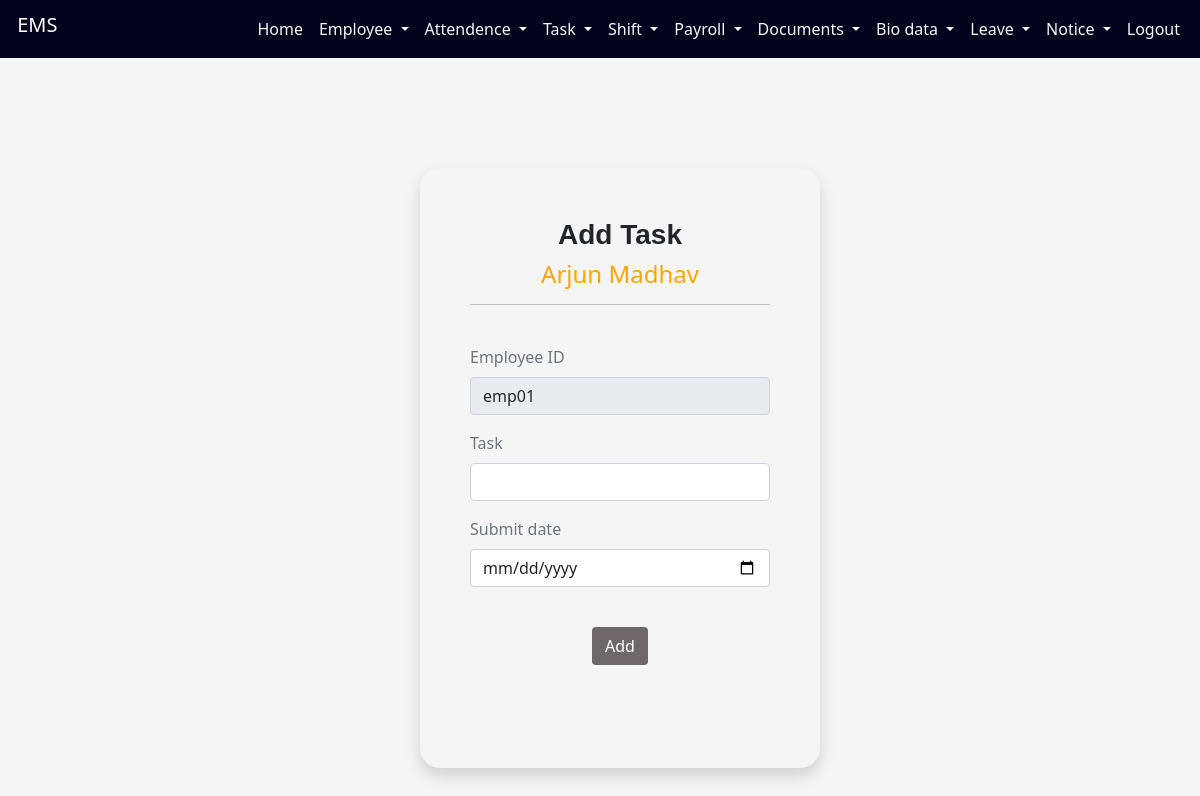
Screenshot of /employeeapp/task/20 with the database file from the repository.
### employeeapp/models.py (models this page shows, shortened)
class employeeaddmodel(models.Model):
    Department=(
        ('Administrative','Administrative'),
        ('Human Resource','Human Resource'),
        ('Operations','Operations'),
        ('Purchasing','Purchasing'),
        ('Sales','Sales'),
        ('Marketing','Marketing'),
        ('Accounting','Accounting'),
        ('Finance','Finance'),
        ('Information Technology','Information Technology')
    )
    Gender=(
        ('Female','Female'),
        ('Male','Male'),
    )
    Status=(
        ('Active','Active'),
        ('Inactive','Inactive')
    )
    empimg = models.FileField(upload_to='employeeapp/static')
    empfname=models.CharField(max_length=50)
    emplname=models.CharField(max_length=50)
    email=models.EmailField()
    phonenumber = models.CharField(max_length=10)
    department = models.CharField(choices=Department, max_length=50)
    gender = models.CharField(choices=Gender, max_length=50)
    dob=models.CharField(max_length=20)
    empid=models.CharField(max_length=10)
    dateofjoining=models.DateField(auto_now_add=True)
    status = models.CharField(max_length=50, choices=Status, default='Active')
    password = models.CharField(max_length=50)

### employeeapp/views.py (the view, shortened to what this page needs)
# urls.py: path('task/<int:id>',taskfun),
def taskfun(request,id):
    e = datetime.date.today()
    f = str(e)
    g = time.strptime(f, '%Y-%m-%d')
    a = employeeaddmodel.objects.get(id=id)
    return render(request,"addtask.html",{'a':a})

### employeeapp/templates/addtask.html (shortened to what this page needs)
<!DOCTYPE html>
<html lang="en">
<head>
    <link href="https://cdn.jsdelivr.net/npm/bootstrap@5.0.2/dist/css/bootstrap.min.css" rel="stylesheet">
</head>
<body style="background-color: whitesmoke;">
<div class="container-fluid">
            <nav class="navbar navbar-expand-lg fixed-top ">
                <div class="container-fluid">
                  <h1 class="navbar-brand"  id="h">&nbsp;EMS</h1>
                  <div class="d-flex">
                  <div class="collapse navbar-collapse" id="navbarSupportedContent">
                <ul class="navbar-nav me-auto mb-2 mb-lg-0">
                            <li class="nav-item">
                              <a class="nav-link text-light" href="http://127.0.0.1:8000/employeeapp/adminprofile/">Home</a>
                            </li>
                            <li class="nav-item dropdown">
                                <a class="nav-link text-light dropdown-toggle" href="#" id="navbarDropdown" role="button" data-bs-toggle="dropdown" aria-expanded="false">
                                  Employee
                                </a>
                              </li>
                              <li class="nav-item dropdown">
                                <a class="nav-link text-light dropdown-toggle" href="#" id="navbarDropdown" role="button" data-bs-toggle="dropdown" aria-expanded="false">
                                  Attendence
                                </a>
                              </li>
                              <li class="nav-item dropdown">
                                <a class="nav-link text-light dropdown-toggle" href="#" id="navbarDropdown" role="button" data-bs-toggle="dropdown" aria-expanded="false">
                                  Task
                                </a>
                              </li>
                              <li class="nav-item dropdown">
                                <a class="nav-link text-light dropdown-toggle" href="#" id="navbarDropdown" role="button" data-bs-toggle="dropdown" aria-expanded="false">
                                  Shift
                                </a>
                              </li>
                              <li class="nav-item dropdown">
                                <a class="nav-link text-light dropdown-toggle" href="#" id="navbarDropdown" role="button" data-bs-toggle="dropdown" aria-expanded="false">
                                  Payroll
                                </a>
                              </li>
                              <li class="nav-item dropdown">
                                <a class="nav-link text-light dropdown-toggle" href="#" id="navbarDropdown" role="button" data-bs-toggle="dropdown" aria-expanded="false">
                                 Documents
                                </a>
                              </li>
                            <li class="nav-item dropdown">
                                <a class="nav-link text-light dropdown-toggle" href="#" id="navbarDropdown" role="button" data-bs-toggle="dropdown" aria-expanded="false">
                                 Bio data
                                </a>
                              </li>
                              <li class="nav-item dropdown">
                                <a class="nav-link text-light dropdown-toggle" href="#" id="navbarDropdown" role="button" data-bs-toggle="dropdown" aria-expanded="false">
                                 Leave
                                </a>
                              </li>
                              <li class="nav-item dropdown">
                                <a class="nav-link text-light dropdown-toggle" href="#" id="navbarDropdown" role="button" data-bs-toggle="dropdown" aria-expanded="false">
                                 Notice
                                </a>
                              </li>
                            <li class="nav-item">
                              <a class="nav-link text-light" href="http://127.0.0.1:8000/employeeapp/adminlogout/">Logout</a>
                            </li>
                          </ul>
                      </div>
                      </div>
                 </div>
        </nav>
        </div> <br><br><br>
<div  id="b">
       <div class="form shadow" style="background-color:whitesmoke;">
    <div class="mb-3">
      <h3 align="center" style="font-family:'Lucida Sans', 'Lucida Sans Regular', 'Lucida Grande', 'Lucida Sans Unicode', Geneva, Verdana, sans-serif"><strong>
            Add Task
        </strong> </h3>
        <h4 align="center" style="color:orange">{{a.empfname}} {{a.emplname}}</h4><hr><br>
    <form method="post">{% csrf_token %}
         <div class="mb-3">
           <label class="form-label text-secondary">Employee ID</label><br>
           <input type="text" class="form-control" name="empid" value="{{a.empid}}" readonly>
       </div>
        <div class="mb-3">
           <label class="form-label text-secondary">Task</label><br>
           <input type="text" class="form-control" name="task" required>
       </div>
              <div class="mb-3">
   <label class="form-label text-secondary">Submit date</label><br>
            <input type="date" class="form-control" name="submitdate" required>
        </div>
          <br>
              <center>
                <div class="mb-3">
                <button type="submit" class="btn" style="background-color:rgb(110, 105, 105);color:white">Add</button>
              </div>
            </center>
            </div>
    </div>
</body>
</html>

### employeeapp/templates/addtask.html (style rules this page uses)
.form { height:600px; width:400px; padding:50px; border: 2px; border-radius: 20px; position: relative; }
#b { width:360px; padding: 8% 0 0; margin: auto; }
.navbar { background-color:rgb(1, 1, 28); }
#h { color:white; }

### rows the page displays
employeeaddmodel: empfname "Arjun", emplname "Madhav", empid "emp01"
